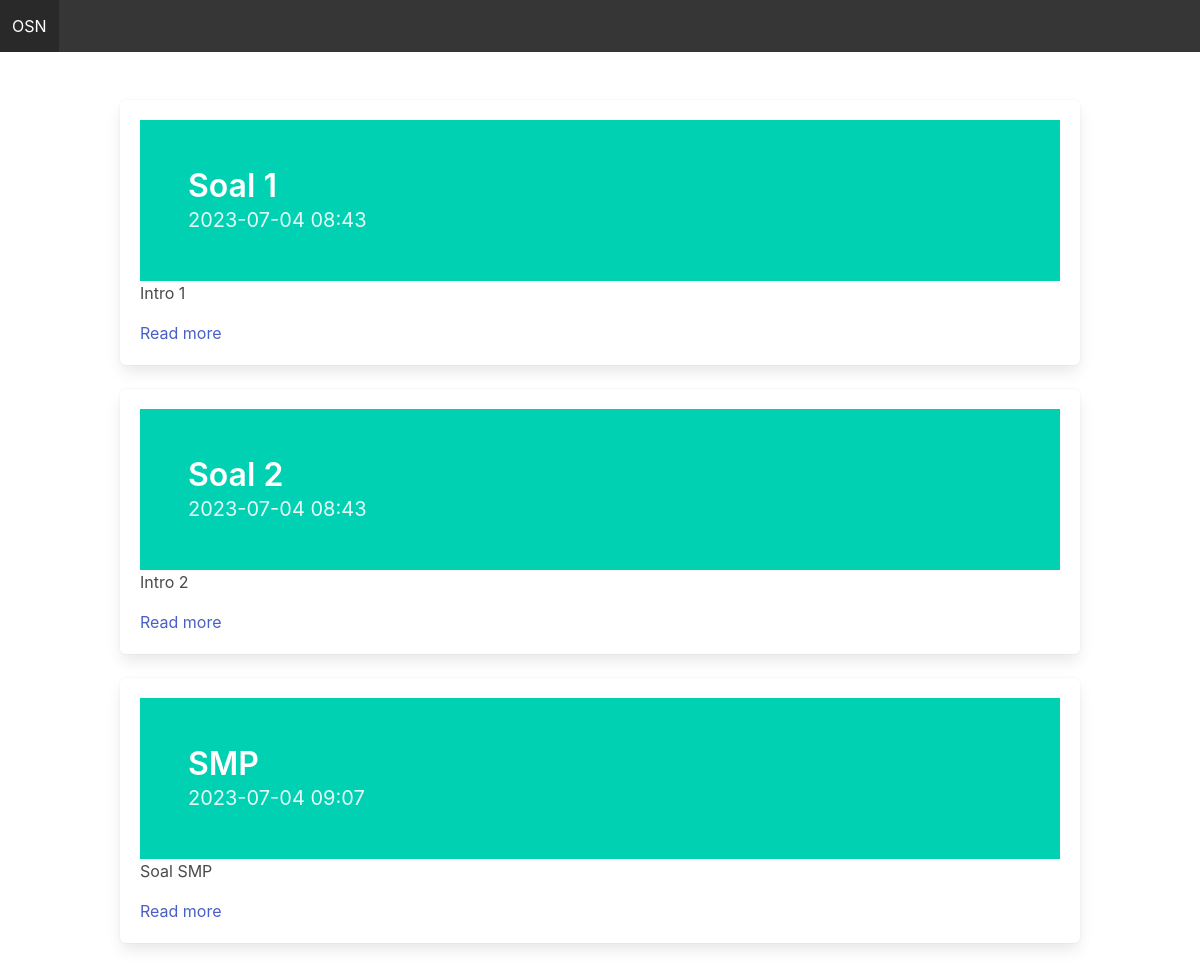
Before: / with the older database file.
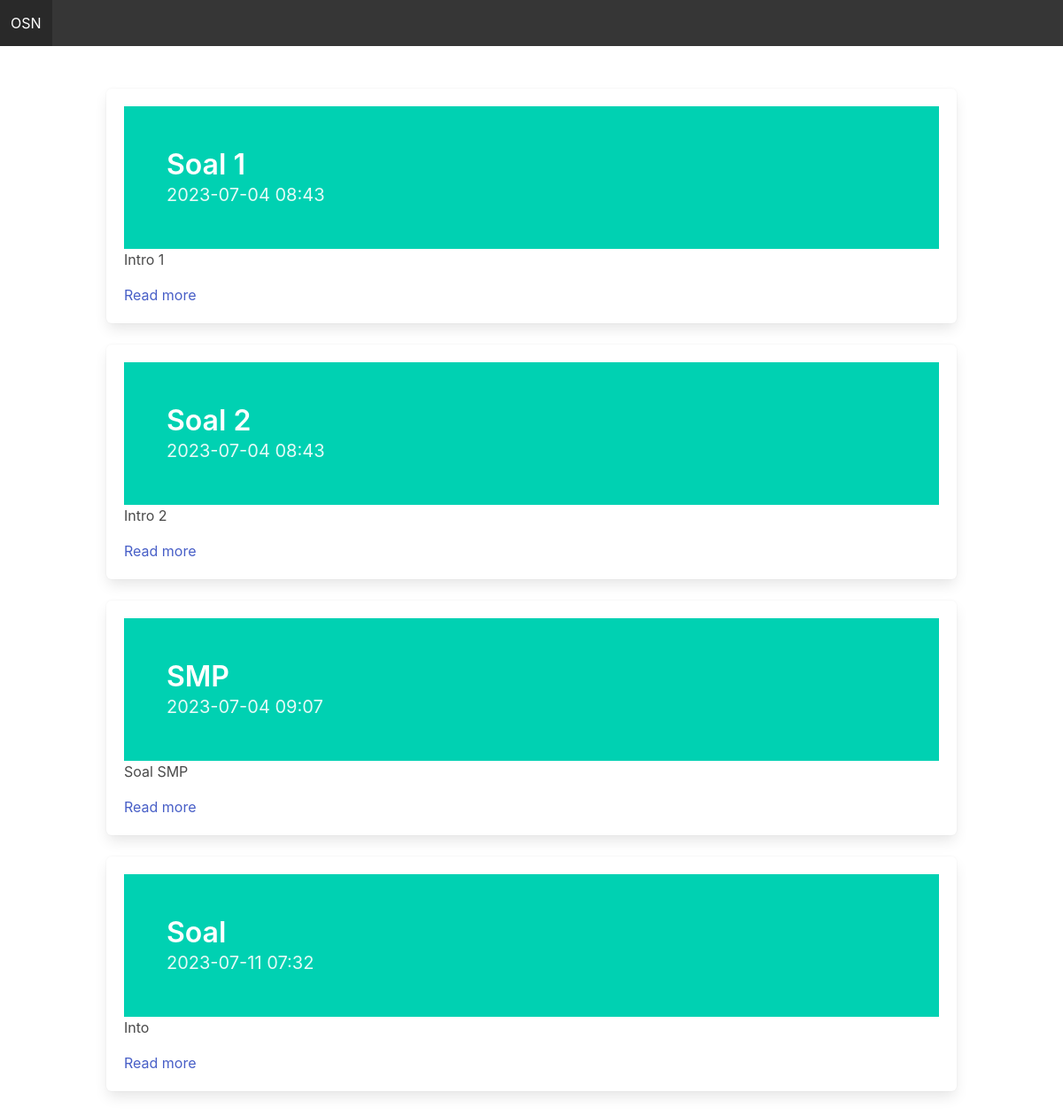
After: the same page with the newer database file.
### OSN/models.py (models this page shows)
class Soal(models.Model):
	title = models.CharField(max_length=255) # title less than 255 words
	intro = models.TextField()
	body = models.TextField()
	created_at = models.DateTimeField(auto_now_add=True)

### OSN/views.py (the view)
# urls.py: path('', views.index, name='index'),
def index(request):
    posts = Soal.objects.all()
    return render(request, 'OSN/index.html', {'posts': posts})

### OSN/templates/OSN/index.html
{% extends 'OSN/base.html' %}
{% block content %}
    {% for post in posts %}
        <div class="box">
            <section class="hero is-primary">
                <div class="hero-body">
                    <p class="title">{{ post.title }}</p>
                    <p class="subtitle">{{ post.created_at|date:"Y-m-d H:i" }}</p>
                </div>
            </section>
            <div class="content">
                <p>{{ post.intro }}</p>
                <a href="{% url 'detail' post.id %}">Read more</a>
            </div>
        </div>
    {% endfor %}
{% endblock %}

Changed rows visible on the page:
added Soal: title "Soal", created_at "2023-07-11 07:32", intro "Into"
